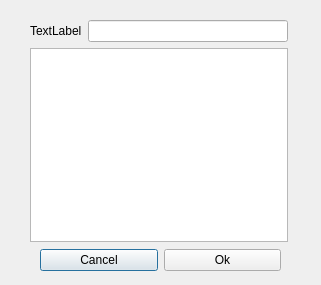
<?xml version="1.0" encoding="UTF-8"?>
<ui version="4.0">
 <class>AddDialog</class>
 <widget class="QDialog" name="AddDialog">
  <property name="geometry">
   <rect>
    <x>0</x>
    <y>0</y>
    <width>321</width>
    <height>285</height>
   </rect>
  </property>
  <property name="windowTitle">
   <string>Dialog</string>
  </property>
  <widget class="QWidget" name="layoutWidget">
   <property name="geometry">
    <rect>
     <x>30</x>
     <y>20</y>
     <width>258</width>
     <height>222</height>
    </rect>
   </property>
   <layout class="QVBoxLayout" name="verticalLayout">
    <item>
     <layout class="QHBoxLayout" name="horizontalLayout">
      <item>
       <widget class="QLabel" name="label">
        <property name="text">
         <string>TextLabel</string>
        </property>
       </widget>
      </item>
      <item>
       <widget class="QLineEdit" name="lineEdit"/>
      </item>
     </layout>
    </item>
    <item>
     <widget class="QPlainTextEdit" name="plainTextEdit"/>
    </item>
   </layout>
  </widget>
  <widget class="QWidget" name="layoutWidget">
   <property name="geometry">
    <rect>
     <x>40</x>
     <y>240</y>
     <width>241</width>
     <height>41</height>
    </rect>
   </property>
   <layout class="QHBoxLayout" name="horizontalLayout_2">
    <item>
     <widget class="QPushButton" name="pushButton_2">
      <property name="text">
       <string>Cancel</string>
      </property>
     </widget>
    </item>
    <item>
     <widget class="QPushButton" name="pushButton">
      <property name="text">
       <string>Ok</string>
      </property>
     </widget>
    </item>
   </layout>
  </widget>
 </widget>
 <resources/>
 <connections>
  <connection>
   <sender>pushButton</sender>
   <signal>clicked()</signal>
   <receiver>AddDialog</receiver>
   <slot>accept()</slot>
   <hints>
    <hint type="sourcelabel">
     <x>234</x>
     <y>258</y>
    </hint>
    <hint type="destinationlabel">
     <x>304</x>
     <y>248</y>
    </hint>
   </hints>
  </connection>
  <connection>
   <sender>pushButton_2</sender>
   <signal>clicked()</signal>
   <receiver>AddDialog</receiver>
   <slot>reject()</slot>
   <hints>
    <hint type="sourcelabel">
     <x>104</x>
     <y>257</y>
    </hint>
    <hint type="destinationlabel">
     <x>25</x>
     <y>256</y>
    </hint>
   </hints>
  </connection>
 </connections>
</ui>
